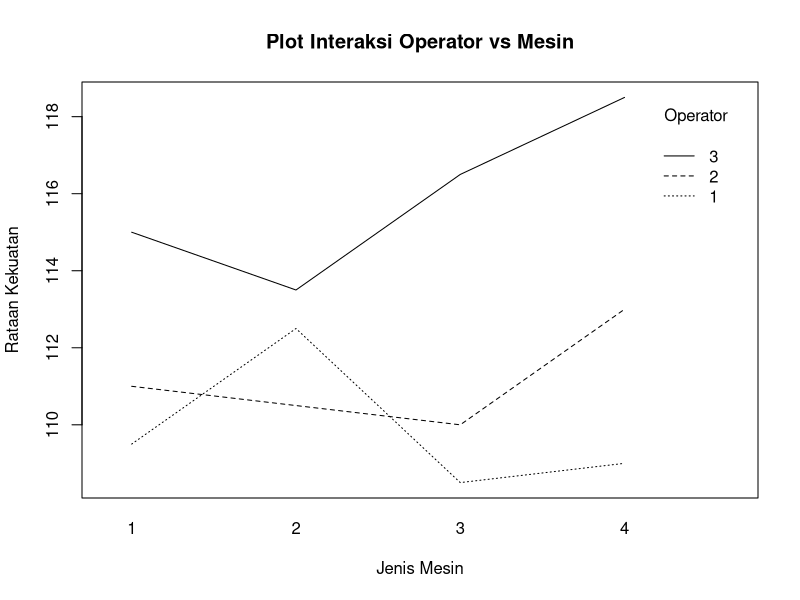
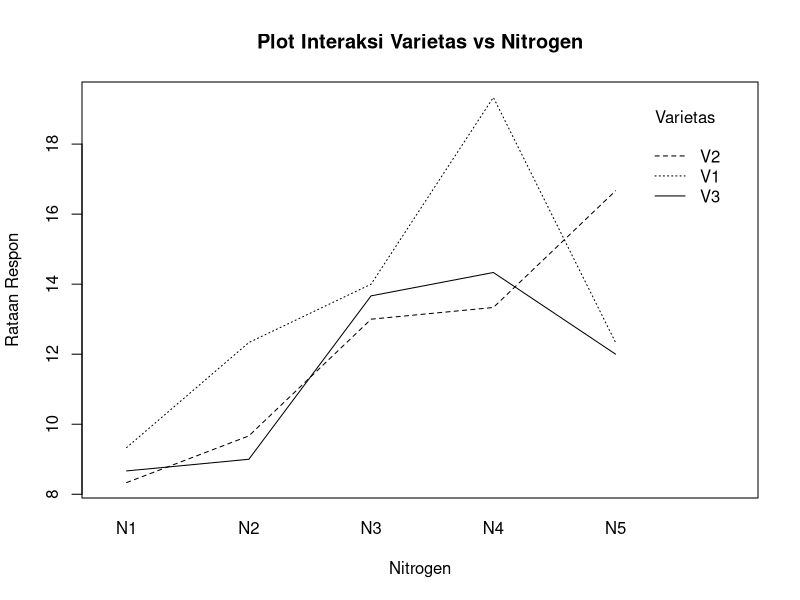

Generate these figures, in order, with R:
## ---- chunk 1
kekuatan <- c(109, 110, 110, 115, 108, 109, 110, 108, 
              110, 112, 110, 111, 111, 109, 114, 112, 
              116, 114, 112, 115, 114, 119, 120, 117)

Operator <- factor(rep(1:3, each = 8))
Mesin    <- factor(rep(rep(1:4, each = 2), 3))
Data_Produk <- data.frame(Operator, Mesin, kekuatan)
Data_Produk
## ---- chunk 2
Anova_Model <- aov(kekuatan ~ Operator * Mesin, data = Data_Produk)
summary(Anova_Model)
## ---- chunk 3
# "dua faktor acak" berarti faktornya bersifat acak pakai db interaksi
qf(0.05,2,6,lower.tail = FALSE)
## ---- chunk 4
qf(0.05,3,6,lower.tail = FALSE)
## ---- chunk 5
qf(0.05,6,12,lower.tail = FALSE)
## ---- chunk 6
interaction.plot(Data_Produk$Mesin, Data_Produk$Operator, Data_Produk$kekuatan,
                 xlab = "Jenis Mesin", ylab = "Rataan Kekuatan", 
                 trace.label = "Operator", main = "Plot Interaksi Operator vs Mesin")
## ---- chunk 7
# Hanya menampilkan uji lanjut untuk Operator
library(emmeans)
library(multcomp)
library(multcompView)

marginal_operator <- emmeans(Anova_Model, ~ Operator)
hasil_tukey <- cld(marginal_operator, alpha=0.05, Letters=letters, adjust="tukey")
knitr::kable(hasil_tukey)
## ---- chunk 8
data_percobaan <- data.frame(
  Varietas = rep(c("V1", "V2", "V3"), each = 15),
  Nitrogen = rep(rep(c("N1", "N2", "N3", "N4", "N5"), each = 3), times = 3),
  Respon = c(
    9, 9, 10,  12, 13, 12,  13, 15, 14,  18, 19, 21,  11, 14, 12,
    9, 8, 8,   11, 9, 9,    13, 15, 11,  16, 13, 11,  19, 16, 15,
    9, 10, 7,  14, 12, 1,   13, 14, 14,  14, 15, 14,  12, 11, 13
  )
)
print(data_percobaan)
## ---- chunk 9
data_percobaan$Varietas <- as.factor(data_percobaan$Varietas)
data_percobaan$Nitrogen <- as.factor(data_percobaan$Nitrogen)

AnovaFaktorial <- aov(Respon ~ Varietas * Nitrogen, data = data_percobaan)
summary(AnovaFaktorial)
## ---- chunk 10
qf(0.05, 2, 30, lower.tail = FALSE)
## ---- chunk 11
qf(0.05, 4, 30, lower.tail = FALSE)
## ---- chunk 12
qf(0.05, 8, 30, lower.tail = FALSE)
## ---- chunk 13
interaction.plot(data_percobaan$Nitrogen, data_percobaan$Varietas, data_percobaan$Respon,
               xlab = "Nitrogen", ylab = "Rataan Respon", 
                 trace.label = "Varietas", main = "Plot Interaksi Varietas vs Nitrogen")
## ---- chunk 14
library(emmeans)
library(multcomp)
library(multcompView) 

marginal <- emmeans(AnovaFaktorial, ~ Varietas:Nitrogen)
hasil_tukeyy <- cld(marginal, alpha = 0.05, Letters = letters, adjust = "tukey")
knitr::kable(hasil_tukeyy)
